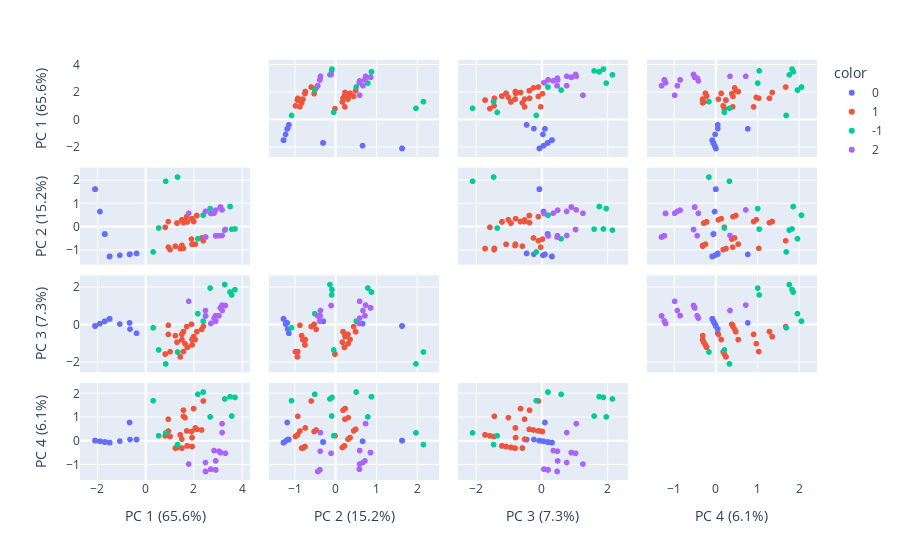

Write notebook code for a chart like this one.
### Code cell
pca(full_data, DBSCAN(full_data, eps=1.4, min_samples=10).labels_)
